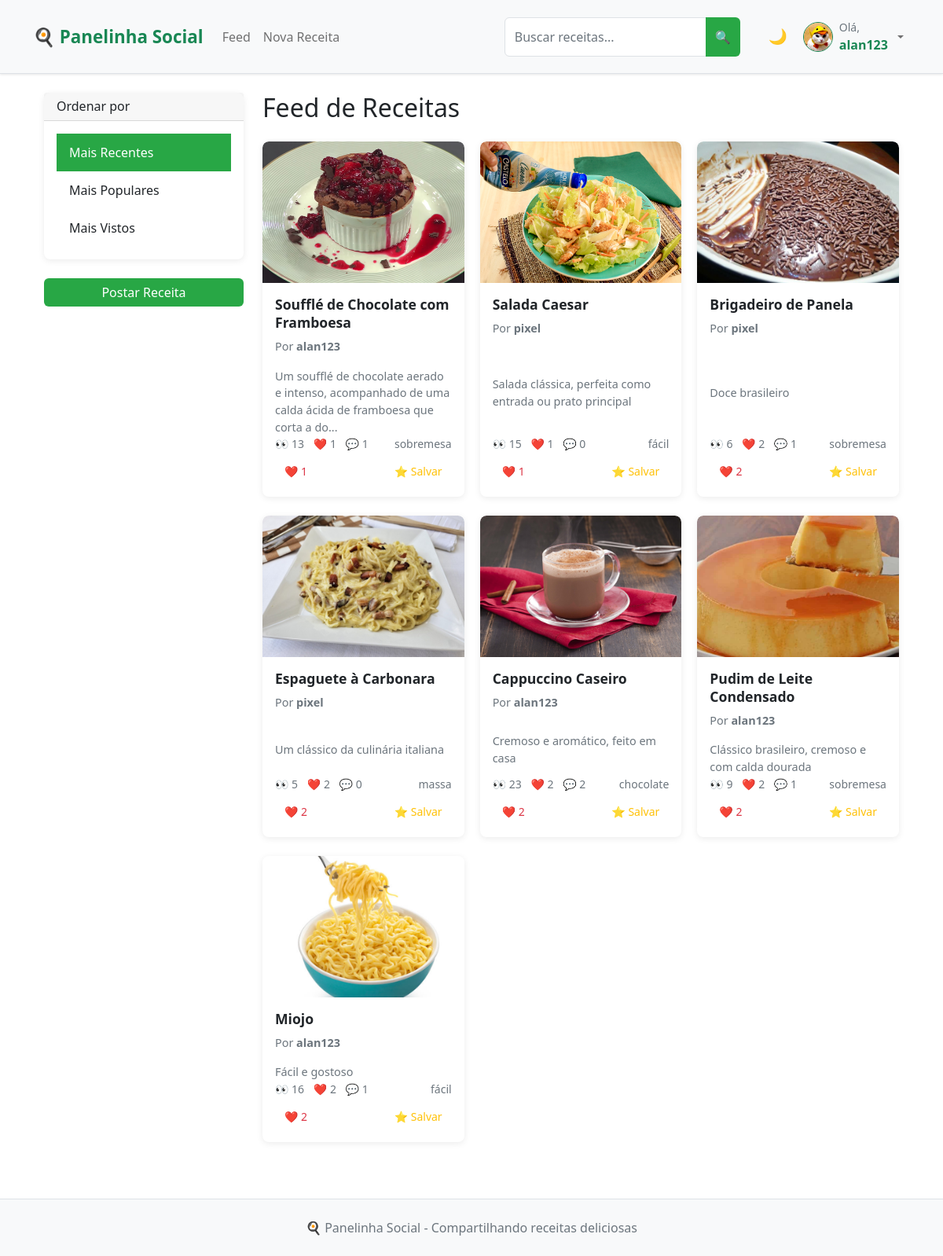
Before: /feed (signed in) with the older database file.
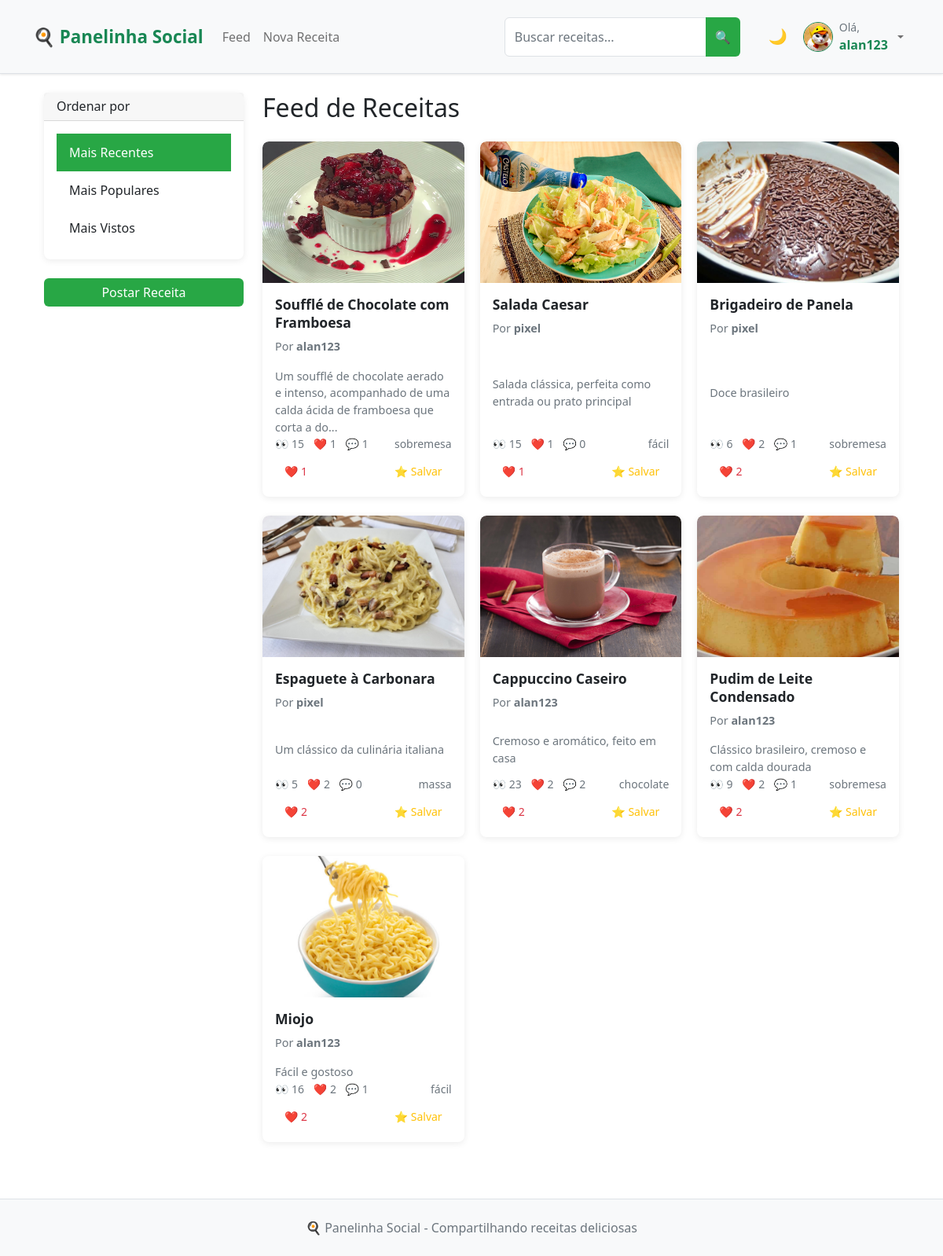
After: the same page with the newer database file.
### app.py (models this page shows, shortened)
class User(UserMixin, db.Model):
    __tablename__ = 'user'
    id = db.Column(db.Integer, primary_key=True)
    username = db.Column(db.String(64), unique=True, nullable=False, index=True)
    email = db.Column(db.String(120), unique=True, nullable=False, index=True)
    password_hash = db.Column(db.String(128))
    bio = db.Column(db.Text)
    profile_picture = db.Column(db.String(200))
    created_at = db.Column(db.DateTime, default=datetime.utcnow)
    recipes = db.relationship('Recipe', backref='author', lazy='select')
    likes = db.relationship('Like', backref='user', lazy='select')
    comments = db.relationship('Comment', backref='user', lazy='select')
    saved_recipes = db.relationship('SavedRecipe', backref='user', lazy='select')

class Recipe(db.Model):
    __tablename__ = 'recipe'
    id = db.Column(db.Integer, primary_key=True)
    title = db.Column(db.String(100), nullable=False, index=True)
    description = db.Column(db.Text)
    ingredients = db.Column(db.Text)
    steps = db.Column(db.Text)
    image = db.Column(db.String(200))
    categories = db.Column(db.String(200))
    difficulty = db.Column(db.String(20), nullable=False, default='Fácil', index=True)  # NOVO CAMPO
    is_draft = db.Column(db.Boolean, default=False, index=True)
    created_at = db.Column(db.DateTime, default=datetime.utcnow, index=True)
    updated_at = db.Column(db.DateTime, default=datetime.utcnow, onupdate=datetime.utcnow)
    views = db.Column(db.Integer, default=0, index=True)
    user_id = db.Column(db.Integer, db.ForeignKey('user.id'), nullable=False, index=True)
    likes = db.relationship('Like', backref='recipe', lazy='select')
    comments = db.relationship('Comment', backref='recipe', lazy='select')
    saved_by = db.relationship('SavedRecipe', backref='recipe', lazy='select')
    def like_count(self):
        if hasattr(self, '_like_count'):
            return self._like_count
        return len(self.likes)
    def comment_count(self):
        if hasattr(self, '_comment_count'):
            return self._comment_count
        return len(self.comments)

### app.py (the view)
@app.route('/feed')
@login_required
def feed():
    sort_by = request.args.get('sort', 'recent')
    recipes_query = Recipe.query.filter_by(is_draft=False)
    if sort_by == 'popular':
        recipes_query = recipes_query.outerjoin(Like).group_by(Recipe.id).order_by(func.count(Like.id).desc())
    elif sort_by == 'views':
        recipes_query = recipes_query.order_by(Recipe.views.desc())
    else:
        recipes_query = recipes_query.order_by(Recipe.created_at.desc())
    recipes = get_recipes_with_counts(recipes_query)
    return render_template('feed.html', title='Feed', recipes=recipes, sort_by=sort_by)

### app.py (called while the page is built)
@login_manager.user_loader
def load_user(id):
    return User.query.get(int(id))

### templates/feed.html (shortened to what this page needs)
{% extends "base.html" %}
{% block content %}
<div class="container-fluid">
    <div class="row">
        <div class="col-md-3">
            <div class="card mb-4">
                <div class="card-header">
                    <h6 class="mb-0">Ordenar por</h6>
                </div>
                <div class="card-body">
                    <div class="list-group list-group-flush">
                        <a href="{{ url_for('feed', sort='recent') }}"
                           class="list-group-item list-group-item-action {% if sort_by == 'recent' %}active{% endif %}">
                            Mais Recentes
                        </a>
                        <a href="{{ url_for('feed', sort='popular') }}"
                           class="list-group-item list-group-item-action {% if sort_by == 'popular' %}active{% endif %}">
                            Mais Populares
                        </a>
                        <a href="{{ url_for('feed', sort='views') }}"
                           class="list-group-item list-group-item-action {% if sort_by == 'views' %}active{% endif %}">
                            Mais Vistos
                        </a>
                    </div>
                </div>
            </div>
            <div class="d-grid">
                <a href="{{ url_for('new_recipe') }}" class="btn btn-success">
                    Postar Receita
                </a>
            </div>
        </div>
        <div class="col-md-9">
            <h2 class="mb-4">Feed de Receitas</h2>
            {% if recipes %}
                <div class="row">
                    {% for recipe in recipes %}
                        <div class="col-xl-4 col-lg-6 col-md-6 mb-4">
                            <div class="card h-100 recipe-card">
                                <a href="{{ url_for('recipe_detail', recipe_id=recipe.id) }}" class="text-decoration-none">
                                    {% if recipe.image %}
                                        <img src="{{ url_for('static', filename='uploads/' + recipe.image) }}"
                                             class="card-img-top" alt="{{ recipe.title }}">
                                    {% else %}
                                        <div class="card-img-top bg-light d-flex align-items-center justify-content-center"
                                             style="height: 200px;">
                                            <span class="text-muted">Sem imagem</span>
                                        </div>
                                    {% endif %}
                                </a>
                                <div class="card-body d-flex flex-column">
                                    <a href="{{ url_for('recipe_detail', recipe_id=recipe.id) }}" class="text-decoration-none text-dark">
                                        <h5 class="card-title">{{ recipe.title }}</h5>
                                    </a>
                                    <p class="card-text text-muted small">
                                        Por <strong>{{ recipe.author.username }}</strong>
                                    </p>
                                    <a href="{{ url_for('recipe_detail', recipe_id=recipe.id) }}" class="text-decoration-none text-dark flex-grow-1">
                                        <p class="card-text">{{ recipe.description[:100] }}{% if recipe.description|length > 100 %}...{% endif %}</p>
                                    </a>
                                    <div class="mt-auto">
                                        <div class="d-flex justify-content-between align-items-center mb-2">
                                            <div class="text-muted small">
                                                <span class="me-2">👀 {{ recipe.views }}</span>
                                                <span class="me-2">❤️ {{ recipe.like_count() }}</span>
                                                <span>💬 {{ recipe.comment_count() }}</span>
                                            </div>
                                            {% if recipe.categories %}
                                                <small class="text-muted">
                                                    {{ recipe.categories.split(',')[0] }}
                                                </small>
                                            {% endif %}
                                        </div>
                                        <div class="d-flex justify-content-between">
                                            <button class="btn btn-sm btn-outline-danger like-btn"
                                                    data-recipe-id="{{ recipe.id }}">
                                                ❤️ <span class="like-count">{{ recipe.like_count() }}</span>
                                            </button>
                                            <button class="btn btn-sm btn-outline-warning save-btn"
                                                    data-recipe-id="{{ recipe.id }}">
                                                ⭐ Salvar
                                            </button>
                                        </div>
                                    </div>
                                </div>
                            </div>
                        </div>
                    {% endfor %}
                </div>
            {% endif %}
        </div>
    </div>
</div>
{% endblock %}

### templates/base.html (shortened to what this page needs)
<!DOCTYPE html>
<html lang="pt-br">
<head>
    <link href="https://cdn.jsdelivr.net/npm/bootstrap@5.1.3/dist/css/bootstrap.min.css" rel="stylesheet">
    <link rel="stylesheet" href="{{ url_for('static', filename='css/style.css') }}">
</head>
<body>
    <nav class="navbar navbar-expand-lg navbar-light bg-light border-bottom">
        <div class="container">
            <a class="navbar-brand fw-bold text-success" href="{{ url_for('index') }}">
                🍳 Panelinha Social
            </a>
            <div class="collapse navbar-collapse" id="navbarNav">
                <ul class="navbar-nav me-auto">
                    {% if current_user.is_authenticated %}
                        <li class="nav-item">
                            <a class="nav-link" href="{{ url_for('feed') }}">Feed</a>
                        </li>
                        <li class="nav-item">
                            <a class="nav-link" href="{{ url_for('new_recipe') }}">Nova Receita</a>
                        </li>
                    {% endif %}
                </ul>
                <form class="d-flex me-3" action="{{ url_for('search') }}" method="GET">
                    <div class="input-group" style="min-width: 250px;">
                        <input type="text"
                            name="q"
                            class="form-control"
                            placeholder="Buscar receitas..."
                            value="{{ request.args.get('q', '') }}"
                            aria-label="Buscar receitas">
                        <button class="btn btn-success" type="submit" title="Buscar receitas">
                            🔍
                        </button>
                    </div>
                </form>
                <div class="navbar-nav ms-2">
                    <button class="btn btn-outline-secondary btn-sm" id="darkModeToggle" title="Modo Noturno">
                    </button>
                </div>
                <div class="navbar-nav">
                    {% if current_user.is_authenticated %}
                        <div class="nav-item dropdown">
                            <a class="nav-link dropdown-toggle d-flex align-items-center gap-2" href="#" role="button" data-bs-toggle="dropdown">
                                <div class="position-relative">
                                    {% if current_user.profile_picture %}
                                        <img src="{{ url_for('static', filename='uploads/' + current_user.profile_picture) }}"
                                            class="rounded-circle border border-success"
                                            style="width: 38px; height: 38px; object-fit: cover;"
                                            alt="Foto de perfil">
                                    {% else %}
                                        <div class="rounded-circle bg-light d-flex align-items-center justify-content-center border border-success"
                                            style="width: 38px; height: 38px;">
                                            <span class="text-muted">👤</span>
                                        </div>
                                    {% endif %}
                                </div>
                                <div class="d-none d-lg-flex flex-column align-items-start">
                                    <span class="small text-muted">Olá,</span>
                                    <strong class="text-success">{{ current_user.username }}</strong>
                                </div>
                            </a>
                        </div>
                    {% else %}
                        <a class="nav-link" href="{{ url_for('login') }}">Entrar</a>
                        <a class="nav-link" href="{{ url_for('register') }}">Cadastrar</a>
                    {% endif %}
                </div>
            </div>
        </div>
    </nav>
    <div class="container mt-4">
        {% block content %}{% endblock %}
    </div>
    <footer class="bg-light text-center text-muted py-4 mt-5 border-top">
        <div class="container">
            <p class="mb-0">🍳 Panelinha Social - Compartilhando receitas deliciosas</p>
        </div>
    </footer>
</body>
</html>

### static/css/style.css (style rules this page uses)
:root { --primary-color: #28a745; --primary-hover: #218838; --light-bg: #f8f9fa; --card-shadow: 0 2px 8px rgba(0, 0, 0, 0.08); --card-hover-shadow: 0 4px 12px rgba(0, 0, 0, 0.12); }
* { box-sizing: border-box; }
body { background-color: var(--light-bg); font-family: system-ui, -apple-system, sans-serif; line-height: 1.5; margin: 0; padding: 0; }
.container-fluid { padding: 0 15px; }
.recipe-card { border: none; border-radius: 8px; box-shadow: var(--card-shadow); transition: box-shadow 0.2s ease; background: white; overflow: hidden; height: 100%; }
.card-img-top { border-radius: 8px 8px 0 0; height: 180px; object-fit: cover; width: 100%; }
.card-body { padding: 1rem; display: flex; flex-direction: column; height: 100%; }
.card-title { font-size: 1.1rem; font-weight: 600; margin-bottom: 0.5rem; line-height: 1.3; }
.card-text { font-size: 0.9rem; color: #6c757d; flex-grow: 1; }
.btn { border-radius: 6px; font-weight: 500; transition: all 0.15s ease; border: none; }
.btn-success { background-color: var(--primary-color); }
.btn-sm { padding: 0.375rem 0.75rem; font-size: 0.875rem; }
.row { display: flex; flex-wrap: wrap; margin: 0 -10px; }
.col-xl-4, .col-lg-6, .col-md-6 { padding: 0 10px; margin-bottom: 20px; }
.navbar { padding: 1rem 0; box-shadow: 0 1px 3px rgba(0,0,0,0.1); }
.navbar-brand { font-weight: 700; font-size: 1.4rem; }
.card { border: none; border-radius: 8px; box-shadow: var(--card-shadow); }
.list-group-item { border: none; padding: 0.75rem 1rem; transition: background-color 0.15s ease; }
.list-group-item.active { background-color: var(--primary-color); border-color: var(--primary-color); }
.form-control { border-radius: 6px; border: 1px solid #dee2e6; padding: 0.75rem; transition: border-color 0.15s ease; }
footer { margin-top: 3rem; padding: 2rem 0; background: white; border-top: 1px solid #dee2e6; }
@media (max-width: 1200px) { .container-fluid { padding: 0 12px; } }
img { max-width: 100%; height: auto; }
.text-muted { color: #6c757d !important; }

### templates/base.html (style rules this page uses)
:root { --bg-color: #ffffff; --text-color: #212529; --card-bg: #ffffff; --border-color: #dee2e6; --success-color: #198754; --header-bg: #f8f9fa; --ingredient-bg: #f8f9fa; --ingredient-text: #212529; }
body.loaded * { transition: all 0.3s ease; }
body { background-color: var(--bg-color); color: var(--text-color); min-height: 100vh; }
#darkModeToggle { border: none; background: transparent; font-size: 1.2em; padding: 0.375rem 0.75rem; transition: all 0.3s ease; }

Changed rows visible on the page:
changed Recipe "Soufflé de Chocolate com Framboesa": views "13" → "15"
